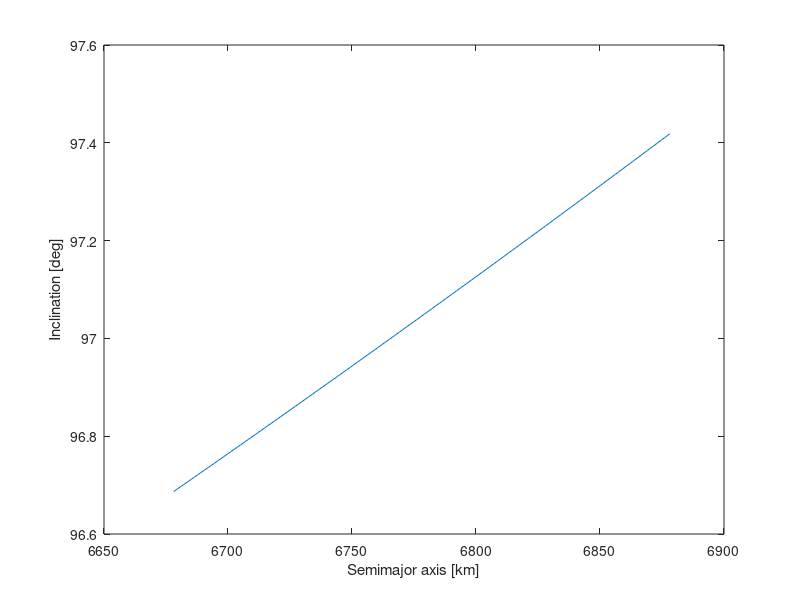
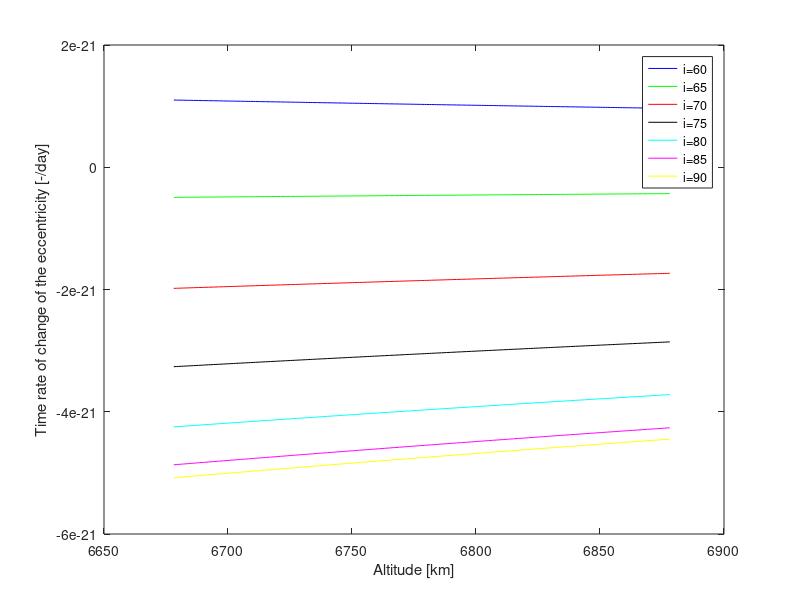
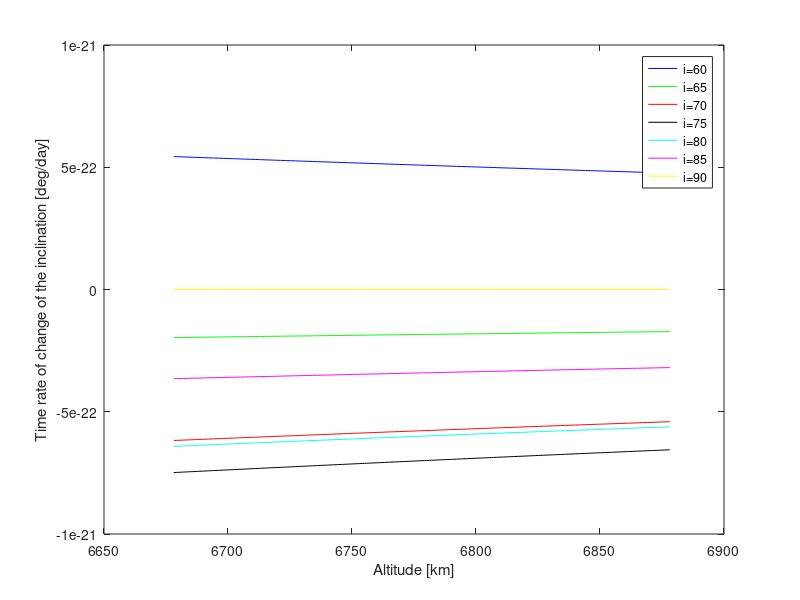
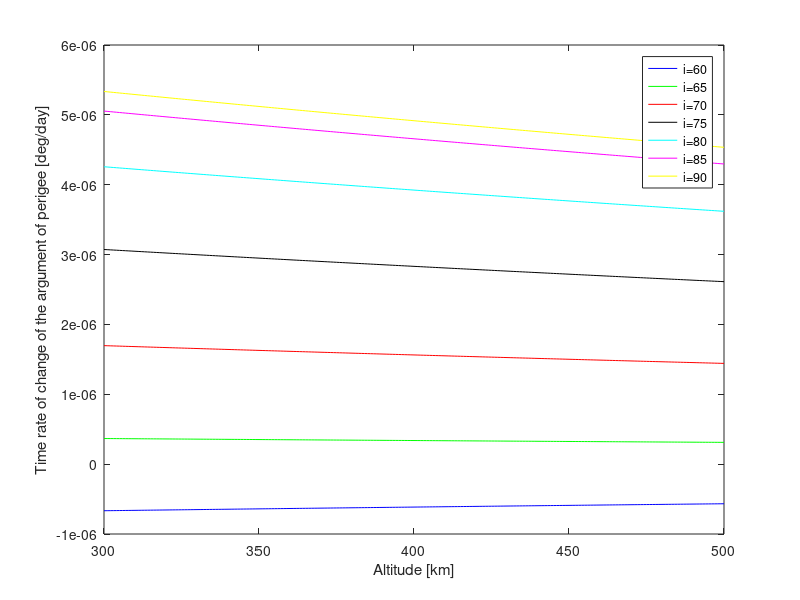

Recreate these plots in MATLAB, in order.
close all;
clear all;
clc;

%Constants
J2 = 0.001082645;
J3 = -0.000002546;
YearSid = 365.256363004;
DaySid = 86164.09053083288;
rEarth = 6378.13649;
omegaEarth = (2*pi)/DaySid;
nEarth = (2*pi)/(DaySid*YearSid);
mu = 398600.4418;

omega = 90*(pi/180);
e=-0.5*(J3/J2)*(rEarth/500)*sin(85*(pi/180))*sin(omega)

%Define mean motion
n = @(a) sqrt(mu./a.^3);

%Define p
p = @(a) a*(1-e.^2);

%Initial mean anomaly
M0 = @(a,i) 0.75*J2*(rEarth./p(a)).^2*sqrt(1-e^2).*(3*cos(i(a)).^2-1);

%Time derivative mean anomaly
Mdot = @(a,i) n(a).*(1+0.75*J2*(rEarth./p(a)).^2*sqrt(1-e^2).*(3*cos(i(a)).^2-1));

%Define the time rate of change of the argument of perigee
omegaDot = @(a,i,omega) ((3*J2.*n(a))/(1-(e^2))^2).* (rEarth./a).^2.* (1-1.25.*sin(i(a)).^2).* (1 + (J3/(2*J2*(1-e^2))).* (rEarth./a).* ((sin(i(a)).^2 -e^2.*cos(i(a)).^2)./sin(i(a)))* (sin(omega)/e));

%Calculate the nodal period
% Tomega = @(a,i,omega) ((2*pi)./(n(a)+M0(a,i)+omegaDot(a,i,omega)));

%Calculate OmegaDot
OmegaDot = @(a,i) (-3/2).*J2.*(rEarth./p(a)).^2.*cos(i(a)).*n(a);

%Determine the angle between ascending nodes sun synchronous
% deltaLambda = @(a,i,omega) (OmegaDot(a,i)-nEarth).*Tomega(a,i,omega);

%Plot i for a given a
a = 300+rEarth:1:500+rEarth;

%% Sun synchronous orbit

i = @(a) acos(-(2*nEarth*(a.^3.5)*(1-e^2)^2)/(3*J2*rEarth^2*sqrt(mu)));

figure1 = figure('Color',[1 1 1]);
axes('Parent',figure1);
box('on');
hold on;
plot(a,i(a)*(180/pi));
xlabel('Semimajor axis [km]');
ylabel('Inclination [deg]');

print -dpng 'D:\My Documents\Courses\AE3-001\Shared stuff\midTermReport\chapters\img\IncVsAlt';

%% Frozen orbit

%Repeart orbit
%KN = @(a,i,omega) (nEarth-omegaEarth)./(omegaDot(a,i(a),omega)+Mdot(a,i(a)));

i1 = 60 *(pi/180);
i2 = 65 *(pi/180);
i3 = 70 *(pi/180);
i4 = 75 *(pi/180);
i5 = 80 *(pi/180);
i6 = 85 *(pi/180);
i7 = 90 *(pi/180);
% i8 = 95 *(pi/180);
% i9 = 100 *(pi/180);

%asd;lf
eDot = @(a,i,omega) (3/2)*((J3*rEarth^3)./p(a).^3)*(1-e^2).*n(a).*sin(i).*cos(omega).*((5/4)*sin(i)^2-1);

%alsdjf
iDot = @(a,i,omega) (3/2)*((J3.*n(a))./(1-e^2)^3).*(rEarth./a).^3.*e.*cos(i).*cos(omega).*((5/4)*sin(i)^2-1);

figure2 = figure('Color',[1 1 1]);
axes('Parent',figure2);
box('on');
hold on;
plot(a,eDot(a,i1,omega)*DaySid,'b');
plot(a,eDot(a,i2,omega)*DaySid,'g');
plot(a,eDot(a,i3,omega)*DaySid,'r');
plot(a,eDot(a,i4,omega)*DaySid,'k');
plot(a,eDot(a,i5,omega)*DaySid,'c');
plot(a,eDot(a,i6,omega)*DaySid,'m');
plot(a,eDot(a,i7,omega)*DaySid,'y');
% plot(a,eDot(a,i8,omega)*DaySid,'b--');
% plot(a,eDot(a,i9,omega)*DaySid,'g--');
xlabel('Altitude [km]');
ylabel('Time rate of change of the eccentricity [-/day]');
legend('i=60','i=65','i=70','i=75','i=80','i=85','i=90');
print -dpng 'D:\My Documents\Courses\AE3-001\Shared stuff\midTermReport\chapters\img\AltVsEdot';

figure3 = figure('Color',[1 1 1]);
axes('Parent',figure3);
box('on');
hold on;
plot(a,(180/pi)*iDot(a,i1,omega)*DaySid,'b');
plot(a,(180/pi)*iDot(a,i2,omega)*DaySid,'g');
plot(a,(180/pi)*iDot(a,i3,omega)*DaySid,'r');
plot(a,(180/pi)*iDot(a,i4,omega)*DaySid,'k');
plot(a,(180/pi)*iDot(a,i5,omega)*DaySid,'c');
plot(a,(180/pi)*iDot(a,i6,omega)*DaySid,'m');
plot(a,(180/pi)*iDot(a,i7,omega)*DaySid,'y');
% plot(a,(180/pi)*iDot(a,i8,omega)*DaySid,'b--');
% plot(a,(180/pi)*iDot(a,i9,omega)*DaySid,'g--');
xlabel('Altitude [km]');
ylabel('Time rate of change of the inclination [deg/day]');
legend('i=60','i=65','i=70','i=75','i=80','i=85','i=90');

print -dpng 'D:\My Documents\Courses\AE3-001\Shared stuff\midTermReport\chapters\img\AltVsIdot';

%a;ldsjf;
e = @(a,i,omega) -0.5*(J3/J2).*(rEarth./a).*sin(i).*sin(omega);
p = @(a) a*(1-e.^2);
omegaDot = @(a,i,omega,e) ((3*J2.*n(a))./(1-e.^2).^2).* (rEarth./a).^2.* (1-(5/4).*sin(i).^2).*(1 + (J3./(2*J2*(1-e.^2))).* (rEarth./a).* ((sin(i).^2-(e.*cos(i)).^2)./sin(i)).* (sin(omega)./e));

figure4 = figure('Color',[1 1 1]);
axes('Parent',figure4);
box('on');
hold on;
plot(a-rEarth,(180/pi)*omegaDot(a,i1,omega,e(a,i1,omega))*DaySid,'b');
plot(a-rEarth,(180/pi)*omegaDot(a,i2,omega,e(a,i2,omega))*DaySid,'g');
plot(a-rEarth,(180/pi)*omegaDot(a,i3,omega,e(a,i3,omega))*DaySid,'r');
plot(a-rEarth,(180/pi)*omegaDot(a,i4,omega,e(a,i4,omega))*DaySid,'k');
plot(a-rEarth,(180/pi)*omegaDot(a,i5,omega,e(a,i5,omega))*DaySid,'c');
plot(a-rEarth,(180/pi)*omegaDot(a,i6,omega,e(a,i6,omega))*DaySid,'m');
plot(a-rEarth,(180/pi)*omegaDot(a,i7,omega,e(a,i7,omega))*DaySid,'y');
% plot(a-rEarth,(180/pi)*omegaDot(a,i8,omega)*DaySid,'b--');
% plot(a-rEarth,(180/pi)*omegaDot(a,i9,omega)*DaySid,'g--');
xlabel('Altitude [km]');
ylabel('Time rate of change of the argument of perigee [deg/day]');
legend('i=60','i=65','i=70','i=75','i=80','i=85','i=90');

print -dpng 'D:\My Documents\Courses\AE3-001\Shared stuff\midTermReport\chapters\img\AltVsOmdot';